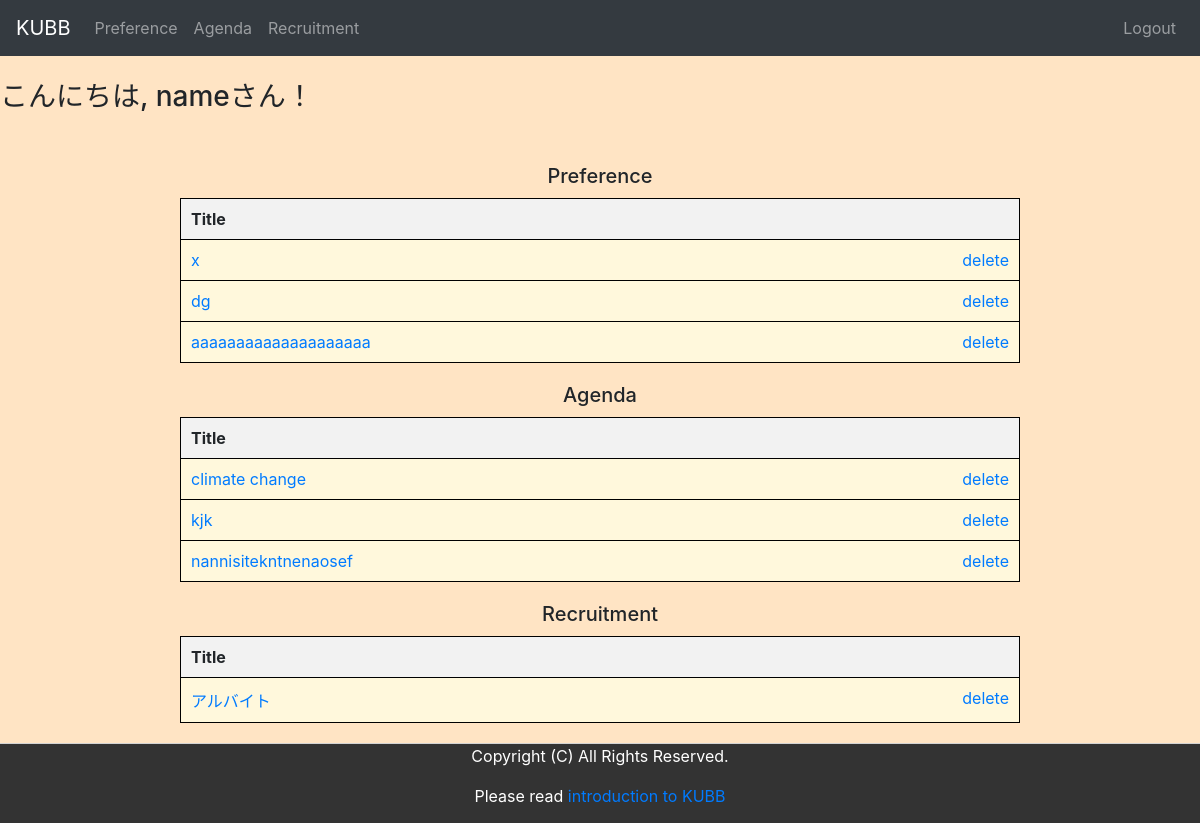
The page / (signed in) on the database as committed earlier.
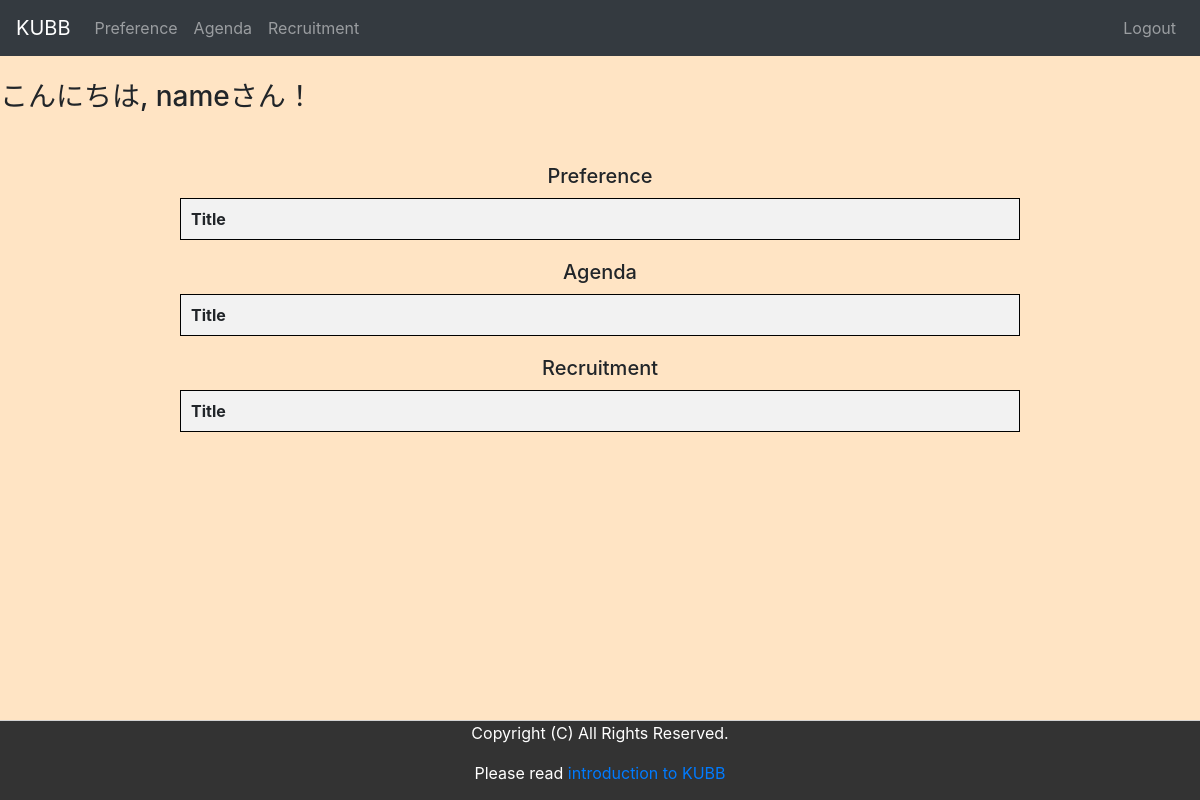
The same page on the database as committed later.
### dream/models.py (models this page shows)
class Preference_people(models.Model):
    title = models.ForeignKey(Preference,null=False,db_column='title',to_field='title', on_delete=models.CASCADE, default='title')
    username = models.CharField(max_length=100,default='usernname')

class Preference(models.Model):
    title = models.CharField(max_length=50, unique=True)
    body = models.CharField(max_length=200,blank=True)
    name = models.CharField(max_length=20,blank=True)
    create_date = models.DateField(auto_now=True)
    tags = models.ManyToManyField(Preference_Tag, blank=True)
    def __str__(self):
        return self.title

class Agenda_people(models.Model):
    title = models.ForeignKey(Agenda,null=False,db_column='title', to_field='title', on_delete=models.CASCADE, default='title')
    username = models.CharField(max_length=100,default='usernname')

class Agenda(models.Model):
    title = models.CharField(max_length=50,unique=True)
    body = models.CharField(max_length=200)
    name = models.CharField(max_length=20,blank=True)
    create_date = models.DateField(auto_now=True)
    tags = models.ManyToManyField(Agenda_Tag, blank=True)
    def __str__(self):
        return self.title

class Recruitment_people(models.Model):
    title = models.ForeignKey(Recruitment,null=False,db_column='title', to_field='title', on_delete=models.CASCADE, default='title')
    username = models.CharField(max_length=100,default='usernname')

class Recruitment(models.Model):
    title = models.CharField(max_length=50,unique=True)
    body = models.CharField(max_length=200)
    adress = models.CharField(max_length=20,blank=False,default='adress')
    create_date = models.DateField( auto_now=True)
    tags = models.ManyToManyField(Recruitment_Tag, blank=True)
    author = models.CharField(max_length=50, blank=True)
    def __str__(self):
        return self.title

### dream/views.py (the view)
# urls.py: path('', views.index, name='index'),
@login_required
def index(request):
        name=request.user.username
        preference = Preference_people.objects.filter(username=name)
        agenda = Agenda_people.objects.filter(username=name)
        recruitment = Recruitment_people.objects.filter(username=name)
        context = {
            'preference': preference,
            'agenda': agenda,
            'recruitment': recruitment,
        }
        return render(request, 'dream/index.html', context)

### dream/templates/dream/index.html (shortened to what this page needs)
{% extends "dream/base.html" %}
{% block content %}
        {% if request.user.is_authenticated %}
            <h3>
                こんにちは, {{ user.username }}さん！
            </h3>
        {% endif %}
    <div class="gray-box">
        <div class="center-content">
            <table>
                <h1>Preference</h1>
                <tr>
                    <th>Title</th>
                </tr>
                    {% for i in preference %}
                    <tr>
                        <td><a href="{% url 'dream:preference_groupchat' room_name=i.title %}">{{ i.title }}</a>
                        <a href="{% url 'dream:preference_like_delete' id=i.id %}" class="delete_button">delete</a></td>
                    </tr>
                    {% endfor %}
            </table>
            <table>
                <h1>Agenda</h1>
                <tr>
                    <th>Title</th>
                </tr>
                {% for i in agenda %}
                <tr>
                    <td><a href="{% url 'dream:agenda_groupchat' room_name=i.title %}">{{ i.title }}</a>
                    <a href="{% url 'dream:agenda_like_delete' id=i.id %}" class="delete_button">delete</a></td>
                </tr>
                {% endfor %}
            </table>
            <table>
                <h1>Recruitment</h1>
                <tr>
                    <th>Title</th>
                </tr>
                {% for i in recruitment %}
                <tr>
                    <td><a href="{% url 'dream:detail' title=i.title %}">{{ i.title }}</a>
                    <a href="{% url 'dream:recruitment_like_delete' id=i.id %}" class="delete_button">delete</a></td>
                </tr>
                {% endfor %}
            </table>
        </div>
    </div>
{% endblock %}

Rows that differ between the two databases and show on the page:
removed Preference_people: title "x"
removed Preference_people: title "dg"
removed Preference_people: title "aaaaaaaaaaaaaaaaaaaa"
removed Agenda_people: title "climate change"
removed Agenda_people: title "kjk"
removed Agenda_people: title "nannisitekntnenaosef"
removed Recruitment_people: title "アルバイト"
